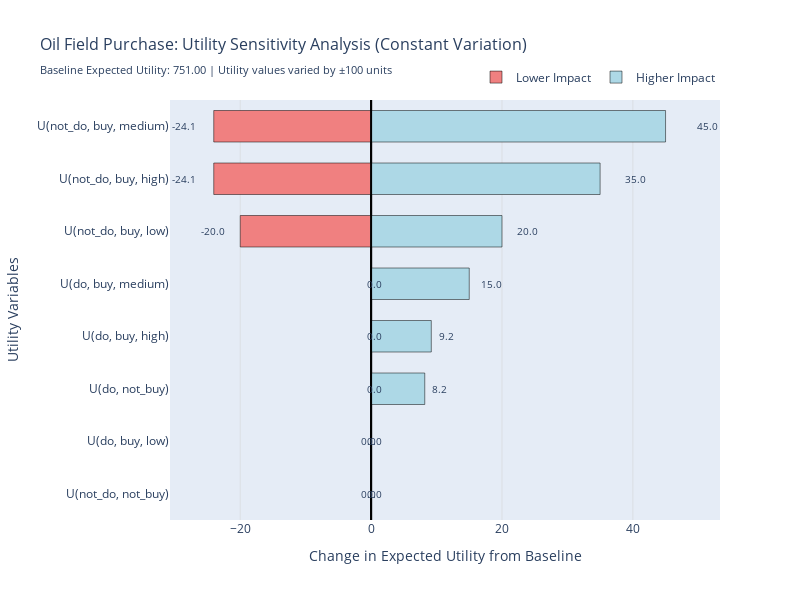

Write notebook code for a chart like this one.
### Code cell
# Generate tornado analysis data with constant variation
tornado_results_constant = generate_utility_tornado_data(
    u_table=u_table,
    baseline_meu=baseline_meu,
    variation_amount=100,  # ±100 units
    variation_type='constant'
)

print(f"\nMost sensitive utility variable (constant variation): {tornado_results_constant['top_variable']}")
print(f"Total variables analyzed: {len(tornado_results_constant['tornado_data'])}")

# Create and display the tornado plot for constant
fig_constant = plot_utility_tornado_diagram(
    tornado_results=tornado_results_constant,
    title="Oil Field Purchase: Utility Sensitivity Analysis (Constant Variation)",
    show_plot=False
)

print("\nDisplaying constant variation plot...")
fig_constant.show()

### Figure 1 — Plotly figure (JSON) as saved in the notebook; plotly's stock layout.template omitted (floating-point values rounded to 4 significant figures)
{"data": [{"hoverinfo": "skip", "marker": {"color": "lightcoral", "line": {"color": "black", "width": 0.5}}, "name": "Lower Impact", "offsetgroup": "1", "orientation": "h", "showlegend": true, "type": "bar", "width": 0.6, "x": [-24.05], "y": ["U(not_do, buy, medium)"]}, {"hoverinfo": "skip", "marker": {"color": "lightblue", "line": {"color": "black", "width": 0.5}}, "name": "Higher Impact", "offsetgroup": "1", "orientation": "h", "showlegend": true, "type": "bar", "width": 0.6, "x": [45], "y": ["U(not_do, buy, medium)"]}, {"hoverlabel": {"bgcolor": "lightcoral", "bordercolor": "darkred", "font": {"color": "black"}}, "hovertemplate": "\n        Variable: U(not_do, buy, medium)<br>\n        Low Scenario<br>\n        MEU: 726.95<br>\n        Impact: -24.05<br>\n        Optimal Decisions: T: do, B: [pass: buy, fail: not_buy, no_results: buy]\n        <extra></extra>", "marker": {"color": "rgba(0,0,0,0)", "size": 0.1}, "mode": "markers", "name": "", "showlegend": false, "type": "scatter", "x": [-12.03], "y": ["U(not_do, buy, medium)"]}, {"hoverlabel": {"bgcolor": "lightblue", "bordercolor": "darkblue", "font": {"color": "black"}}, "hovertemplate": "\n        Variable: U(not_do, buy, medium)<br>\n        High Scenario<br>\n        MEU: 796.00<br>\n        Impact: +45.00<br>\n        Optimal Decisions: T: not_do, B: [pass: buy, fail: buy, no_results: buy]\n        <extra></extra>", "marker": {"color": "rgba(0,0,0,0)", "size": 0.1}, "mode": "markers", "name": "", "showlegend": false, "type": "scatter", "x": [22.5], "y": ["U(not_do, buy, medium)"]}, {"hoverinfo": "skip", "marker": {"color": "lightcoral", "line": {"color": "black", "width": 0.5}}, "name": "", "offsetgroup": "1", "orientation": "h", "showlegend": false, "type": "bar", "width": 0.6, "x": [-24.05], "y": ["U(not_do, buy, high)"]}, {"hoverinfo": "skip", "marker": {"color": "lightblue", "line": {"color": "black", "width": 0.5}}, "name": "", "offsetgroup": "1", "orientation": "h", "showlegend": false, "type": "bar", "width": 0.6, "x": [35], "y": ["U(not_do, buy, high)"]}, {"hoverlabel": {"bgcolor": "lightcoral", "bordercolor": "darkred", "font": {"color": "black"}}, "hovertemplate": "\n        Variable: U(not_do, buy, high)<br>\n        Low Scenario<br>\n        MEU: 726.95<br>\n        Impact: -24.05<br>\n        Optimal Decisions: T: do, B: [pass: buy, fail: not_buy, no_results: buy]\n        <extra></extra>", "marker": {"color": "rgba(0,0,0,0)", "size": 0.1}, "mode": "markers", "name": "", "showlegend": false, "type": "scatter", "x": [-12.03], "y": ["U(not_do, buy, high)"]}, {"hoverlabel": {"bgcolor": "lightblue", "bordercolor": "darkblue", "font": {"color": "black"}}, "hovertemplate": "\n        Variable: U(not_do, buy, high)<br>\n        High Scenario<br>\n        MEU: 786.00<br>\n        Impact: +35.00<br>\n        Optimal Decisions: T: not_do, B: [pass: buy, fail: buy, no_results: buy]\n        <extra></extra>", "marker": {"color": "rgba(0,0,0,0)", "size": 0.1}, "mode": "markers", "name": "", "showlegend": false, "type": "scatter", "x": [17.5], "y": ["U(not_do, buy, high)"]}, {"hoverinfo": "skip", "marker": {"color": "lightcoral", "line": {"color": "black", "width": 0.5}}, "name": "", "offsetgroup": "1", "orientation": "h", "showlegend": false, "type": "bar", "width": 0.6, "x": [-20], "y": ["U(not_do, buy, low)"]}, {"hoverinfo": "skip", "marker": {"color": "lightblue", "line": {"color": "black", "width": 0.5}}, "name": "", "offsetgroup": "1", "orientation": "h", "showlegend": false, "type": "bar", "width": 0.6, "x": [20], "y": ["U(not_do, buy, low)"]}, {"hoverlabel": {"bgcolor": "lightcoral", "bordercolor": "darkred", "font": {"color": "black"}}, "hovertemplate": "\n        Variable: U(not_do, buy, low)<br>\n        Low Scenario<br>\n        MEU: 731.00<br>\n        Impact: -20.00<br>\n        Optimal Decisions: T: not_do, B: [pass: buy, fail: buy, no_results: buy]\n        <extra></extra>", "marker": {"color": "rgba(0,0,0,0)", "size": 0.1}, "mode": "markers", "name": "", "showlegend": false, "type": "scatter", "x": [-10], "y": ["U(not_do, buy, low)"]}, {"hoverlabel": {"bgcolor": "lightblue", "bordercolor": "darkblue", "font": {"color": "black"}}, "hovertemplate": "\n        Variable: U(not_do, buy, low)<br>\n        High Scenario<br>\n        MEU: 771.00<br>\n        Impact: +20.00<br>\n        Optimal Decisions: T: not_do, B: [pass: buy, fail: buy, no_results: buy]\n        <extra></extra>", "marker": {"color": "rgba(0,0,0,0)", "size": 0.1}, "mode": "markers", "name": "", "showlegend": false, "type": "scatter", "x": [10], "y": ["U(not_do, buy, low)"]}, {"hoverinfo": "skip", "marker": {"color": "lightcoral", "line": {"color": "black", "width": 0.5}}, "name": "", "offsetgroup": "1", "orientation": "h", "showlegend": false, "type": "bar", "width": 0.6, "x": [0], "y": ["U(do, buy, medium)"]}, {"hoverinfo": "skip", "marker": {"color": "lightblue", "line": {"color": "black", "width": 0.5}}, "name": "", "offsetgroup": "1", "orientation": "h", "showlegend": false, "type": "bar", "width": 0.6, "x": [15], "y": ["U(do, buy, medium)"]}, {"hoverlabel": {"bgcolor": "lightcoral", "bordercolor": "darkred", "font": {"color": "black"}}, "hovertemplate": "\n        Variable: U(do, buy, medium)<br>\n        Low Scenario<br>\n        MEU: 751.00<br>\n        Impact: +0.00<br>\n        Optimal Decisions: T: not_do, B: [pass: buy, fail: buy, no_results: buy]\n        <extra></extra>", "marker": {"color": "rgba(0,0,0,0)", "size": 0.1}, "mode": "markers", "name": "", "showlegend": false, "type": "scatter", "x": [0], "y": ["U(do, buy, medium)"]}, {"hoverlabel": {"bgcolor": "lightblue", "bordercolor": "darkblue", "font": {"color": "black"}}, "hovertemplate": "\n        Variable: U(do, buy, medium)<br>\n        High Scenario<br>\n        MEU: 766.00<br>\n        Impact: +15.00<br>\n        Optimal Decisions: T: do, B: [pass: buy, fail: buy, no_results: buy]\n        <extra></extra>", "marker": {"color": "rgba(0,0,0,0)", "size": 0.1}, "mode": "markers", "name": "", "showlegend": false, "type": "scatter", "x": [7.5], "y": ["U(do, buy, medium)"]}, {"hoverinfo": "skip", "marker": {"color": "lightcoral", "line": {"color": "black", "width": 0.5}}, "name": "", "offsetgroup": "1", "orientation": "h", "showlegend": false, "type": "bar", "width": 0.6, "x": [0], "y": ["U(do, buy, high)"]}, {"hoverinfo": "skip", "marker": {"color": "lightblue", "line": {"color": "black", "width": 0.5}}, "name": "", "offsetgroup": "1", "orientation": "h", "showlegend": false, "type": "bar", "width": 0.6, "x": [9.2], "y": ["U(do, buy, high)"]}, {"hoverlabel": {"bgcolor": "lightcoral", "bordercolor": "darkred", "font": {"color": "black"}}, "hovertemplate": "\n        Variable: U(do, buy, high)<br>\n        Low Scenario<br>\n        MEU: 751.00<br>\n        Impact: +0.00<br>\n        Optimal Decisions: T: not_do, B: [pass: buy, fail: buy, no_results: buy]\n        <extra></extra>", "marker": {"color": "rgba(0,0,0,0)", "size": 0.1}, "mode": "markers", "name": "", "showlegend": false, "type": "scatter", "x": [0], "y": ["U(do, buy, high)"]}, {"hoverlabel": {"bgcolor": "lightblue", "bordercolor": "darkblue", "font": {"color": "black"}}, "hovertemplate": "\n        Variable: U(do, buy, high)<br>\n        High Scenario<br>\n        MEU: 760.20<br>\n        Impact: +9.20<br>\n        Optimal Decisions: T: do, B: [pass: buy, fail: not_buy, no_results: buy]\n        <extra></extra>", "marker": {"color": "rgba(0,0,0,0)", "size": 0.1}, "mode": "markers", "name": "", "showlegend": false, "type": "scatter", "x": [4.6], "y": ["U(do, buy, high)"]}, {"hoverinfo": "skip", "marker": {"color": "lightcoral", "line": {"color": "black", "width": 0.5}}, "name": "", "offsetgroup": "1", "orientation": "h", "showlegend": false, "type": "bar", "width": 0.6, "x": [0], "y": ["U(do, not_buy)"]}, {"hoverinfo": "skip", "marker": {"color": "lightblue", "line": {"color": "black", "width": 0.5}}, "name": "", "offsetgroup": "1", "orientation": "h", "showlegend": false, "type": "bar", "width": 0.6, "x": [8.2], "y": ["U(do, not_buy)"]}, {"hoverlabel": {"bgcolor": "lightcoral", "bordercolor": "darkred", "font": {"color": "black"}}, "hovertemplate": "\n        Variable: U(do, not_buy)<br>\n        Low Scenario<br>\n        MEU: 751.00<br>\n        Impact: +0.00<br>\n        Optimal Decisions: T: not_do, B: [pass: buy, fail: buy, no_results: buy]\n        <extra></extra>", "marker": {"color": "rgba(0,0,0,0)", "size": 0.1}, "mode": "markers", "name": "", "showlegend": false, "type": "scatter", "x": [0], "y": ["U(do, not_buy)"]}, {"hoverlabel": {"bgcolor": "lightblue", "bordercolor": "darkblue", "font": {"color": "black"}}, "hovertemplate": "\n        Variable: U(do, not_buy)<br>\n        High Scenario<br>\n        MEU: 759.20<br>\n        Impact: +8.20<br>\n        Optimal Decisions: T: do, B: [pass: buy, fail: not_buy, no_results: buy]\n        <extra></extra>", "marker": {"color": "rgba(0,0,0,0)", "size": 0.1}, "mode": "markers", "name": "", "showlegend": false, "type": "scatter", "x": [4.1], "y": ["U(do, not_buy)"]}, {"hoverinfo": "skip", "marker": {"color": "lightcoral", "line": {"color": "black", "width": 0.5}}, "name": "", "offsetgroup": "1", "orientation": "h", "showlegend": false, "type": "bar", "width": 0.6, "x": [0], "y": ["U(do, buy, low)"]}, {"hoverinfo": "skip", "marker": {"color": "lightblue", "line": {"color": "black", "width": 0.5}}, "name": "", "offsetgroup": "1", "orientation": "h", "showlegend": false, "type": "bar", "width": 0.6, "x": [0], "y": ["U(do, buy, low)"]}, {"hoverlabel": {"bgcolor": "lightcoral", "bordercolor": "darkred", "font": {"color": "black"}}, "hovertemplate": "\n        Variable: U(do, buy, low)<br>\n        High Scenario<br>\n        MEU: 751.00<br>\n        Impact: +0.00<br>\n        Optimal Decisions: T: not_do, B: [pass: buy, fail: buy, no_results: buy]\n        <extra></extra>", "marker": {"color": "rgba(0,0,0,0)", "size": 0.1}, "mode": "markers", "name": "", "showlegend": false, "type": "scatter", "x": [0], "y": ["U(do, buy, low)"]}, {"hoverlabel": {"bgcolor": "lightblue", "bordercolor": "darkblue", "font": {"color": "black"}}, "hovertemplate": "\n        Variable: U(do, buy, low)<br>\n        Low Scenario<br>\n        MEU: 751.00<br>\n        Impact: +0.00<br>\n        Optimal Decisions: T: not_do, B: [pass: buy, fail: buy, no_results: buy]\n        <extra></extra>", "marker": {"color": "rgba(0,0,0,0)", "size": 0.1}, "mode": "markers", "name": "", "showlegend": false, "type": "scatter", "x": [0], "y": ["U(do, buy, low)"]}, {"hoverinfo": "skip", "marker": {"color": "lightcoral", "line": {"color": "black", "width": 0.5}}, "name": "", "offsetgroup": "1", "orientation": "h", "showlegend": false, "type": "bar", "width": 0.6, "x": [0], "y": ["U(not_do, not_buy)"]}, {"hoverinfo": "skip", "marker": {"color": "lightblue", "line": {"color": "black", "width": 0.5}}, "name": "", "offsetgroup": "1", "orientation": "h", "showlegend": false, "type": "bar", "width": 0.6, "x": [0], "y": ["U(not_do, not_buy)"]}, {"hoverlabel": {"bgcolor": "lightcoral", "bordercolor": "darkred", "font": {"color": "black"}}, "hovertemplate": "\n        Variable: U(not_do, not_buy)<br>\n        High Scenario<br>\n        MEU: 751.00<br>\n        Impact: +0.00<br>\n        Optimal Decisions: T: not_do, B: [pass: buy, fail: buy, no_results: buy]\n        <extra></extra>", "marker": {"color": "rgba(0,0,0,0)", "size": 0.1}, "mode": "markers", "name": "", "showlegend": false, "type": "scatter", "x": [0], "y": ["U(not_do, not_buy)"]}, {"hoverlabel": {"bgcolor": "lightblue", "bordercolor": "darkblue", "font": {"color": "black"}}, "hovertemplate": "\n        Variable: U(not_do, not_buy)<br>\n        Low Scenario<br>\n        MEU: 751.00<br>\n        Impact: +0.00<br>\n        Optimal Decisions: T: not_do, B: [pass: buy, fail: buy, no_results: buy]\n        <extra></extra>", "marker": {"color": "rgba(0,0,0,0)", "size": 0.1}, "mode": "markers", "name": "", "showlegend": false, "type": "scatter", "x": [0], "y": ["U(not_do, not_buy)"]}], "layout": {"annotations": [{"font": {"size": 10}, "showarrow": false, "text": "-24.1", "x": -26.46, "xanchor": "right", "y": "U(not_do, buy, medium)"}, {"font": {"size": 10}, "showarrow": false, "text": "45.0", "x": 49.5, "xanchor": "left", "y": "U(not_do, buy, medium)"}, {"font": {"size": 10}, "showarrow": false, "text": "-24.1", "x": -26.46, "xanchor": "right", "y": "U(not_do, buy, high)"}, {"font": {"size": 10}, "showarrow": false, "text": "35.0", "x": 38.5, "xanchor": "left", "y": "U(not_do, buy, high)"}, {"font": {"size": 10}, "showarrow": false, "text": "-20.0", "x": -22, "xanchor": "right", "y": "U(not_do, buy, low)"}, {"font": {"size": 10}, "showarrow": false, "text": "20.0", "x": 22, "xanchor": "left", "y": "U(not_do, buy, low)"}, {"font": {"size": 10}, "showarrow": false, "text": "0.0", "x": -1, "xanchor": "left", "y": "U(do, buy, medium)"}, {"font": {"size": 10}, "showarrow": false, "text": "15.0", "x": 16.5, "xanchor": "left", "y": "U(do, buy, medium)"}, {"font": {"size": 10}, "showarrow": false, "text": "0.0", "x": -1, "xanchor": "left", "y": "U(do, buy, high)"}, {"font": {"size": 10}, "showarrow": false, "text": "9.2", "x": 10.12, "xanchor": "left", "y": "U(do, buy, high)"}, {"font": {"size": 10}, "showarrow": false, "text": "0.0", "x": -1, "xanchor": "left", "y": "U(do, not_buy)"}, {"font": {"size": 10}, "showarrow": false, "text": "8.2", "x": 9.02, "xanchor": "left", "y": "U(do, not_buy)"}, {"font": {"size": 10}, "showarrow": false, "text": "0.0", "x": -1, "xanchor": "left", "y": "U(do, buy, low)"}, {"font": {"size": 10}, "showarrow": false, "text": "0.0", "x": 1, "xanchor": "right", "y": "U(do, buy, low)"}, {"font": {"size": 10}, "showarrow": false, "text": "0.0", "x": -1, "xanchor": "left", "y": "U(not_do, not_buy)"}, {"font": {"size": 10}, "showarrow": false, "text": "0.0", "x": 1, "xanchor": "right", "y": "U(not_do, not_buy)"}], "bargap": 0.1, "bargroupgap": 0, "height": 600, "hovermode": "closest", "legend": {"orientation": "h", "x": 1, "xanchor": "right", "y": 1.02, "yanchor": "bottom"}, "shapes": [{"line": {"color": "black", "width": 2}, "type": "line", "x0": 0, "x1": 0, "xref": "x", "y0": 0, "y1": 1, "yref": "y domain"}], "title": {"font": {"size": 16}, "text": "Oil Field Purchase: Utility Sensitivity Analysis (Constant Variation)<br><sub>Baseline Expected Utility: 751.00 | Utility values varied by ±100 units</sub>"}, "width": 800, "xaxis": {"gridcolor": "lightgray", "gridwidth": 0.5, "title": {"text": "Change in Expected Utility from Baseline"}, "zeroline": true, "zerolinecolor": "black", "zerolinewidth": 2}, "yaxis": {"categoryarray": ["U(not_do, not_buy)", "U(do, buy, low)", "U(do, not_buy)", "U(do, buy, high)", "U(do, buy, medium)", "U(not_do, buy, low)", "U(not_do, buy, high)", "U(not_do, buy, medium)"], "categoryorder": "array", "title": {"text": "Utility Variables"}}}}
